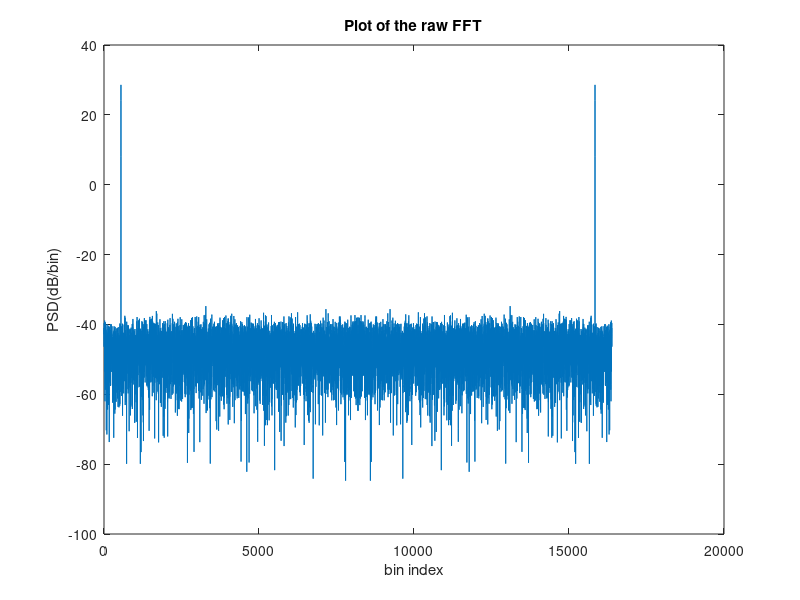
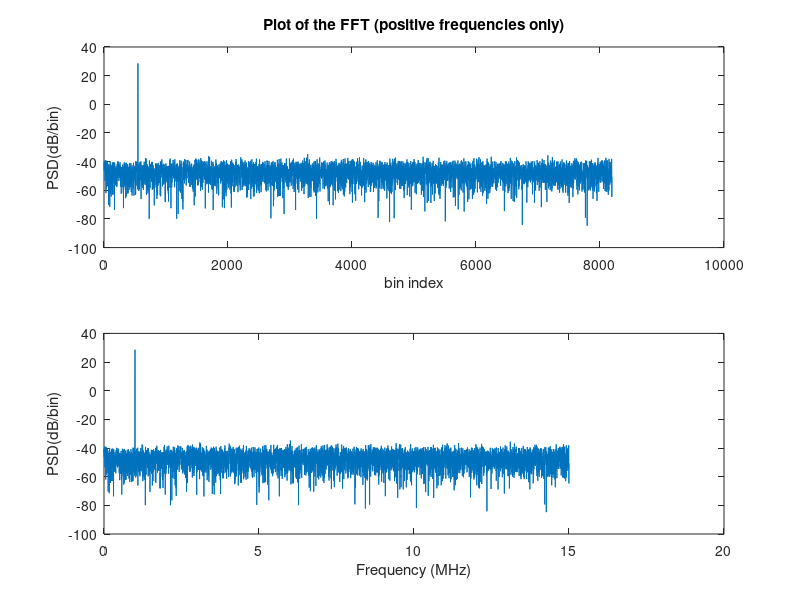

MATLAB code to generate these figures, in order:
clear;
close all;

Nsim    = 2^14;                         % Number of points of the simulation
Fs      = 30e6;                         % Sampling Frequency
Ts      = 1/Fs;                         % Sampling Period
t_sim   = 0:Ts:(Nsim-1)*Ts;             % Time Vector
t_sim   = reshape(t_sim,Nsim,1);        % Reshape Row vector to Column vector

fsig_or   = 1e6;                        % Input frequency (Hz)
sig_bin   = round(fsig_or/Fs*Nsim);     % Input bin of the signal frequency
fsig      = sig_bin*Fs/Nsim;            % re-adjusting in a signal bin

Amp   = 1;                              % Signal Amplitude
x     = Amp*sin(2*pi*fsig*t_sim);       % Input signal generation

sigma_noise   = 0.01;                   % Sigma of the noise (Ecart type)
x_noi         = x+sigma_noise*randn(size(t_sim));  % Adding noise to the signal
error         = x_noi - x;              % Calculating the error

PS_theo   = Amp.^2/2;                   % Theoretical Average Signal power
PN_theo   = sigma_noise.^2;             % Theoretical error or noise power
SNR_theo  = 10*log10(PS_theo/PN_theo);  % Theoretical SNR
disp(['The theoretical SNR is ', num2str(SNR_theo), ' dB'])

PS_time   = mean(x.^2);                 % Empirical time domain Signal power 
PN_time   = mean(error.^2);             % Empirical time domain error or noise power 
SNR_time  = 10*log10(PS_time/PN_time);  % Empirical time domain SNR 
disp(['The time domain SNR is ', num2str(SNR_time), ' dB'])

Nx_noi    = length(x_noi);
win       = blackman(Nx_noi,'periodic');   % Calculating the window
x_noiPSD  = abs(fft(x_noi(:).*win(:))).^2; % Calculating the PSD other windowed signal
x_noiPSD  = x_noiPSD/Nx_noi;               % Normalizing with respect to the length

figure()
plot(10*log10(x_noiPSD))
xlabel('bin index')
ylabel('PSD(dB/bin)') 
title('Plot of the raw FFT');

figure()
subplot(2,1,1)
plot(10*log10(x_noiPSD(1:Nsim/2)))
xlabel('bin index')
ylabel('PSD(dB/bin)') 
title('Plot of the FFT (positive frequencies only)');

subplot(2,1,2)
f_step  = Fs/Nsim;
f       = 0:f_step:(Nsim/2-1)*f_step;
plot(f/1e6,10*log10(x_noiPSD(1:Nsim/2)))
xlabel('Frequency (MHz)')
ylabel('PSD(dB/bin)') 


err_bin   = [1 , Nsim/2];   % beggining and end of the useful band (here, Nyquist band)
nintsig   = 2;              % Number of points around the useful signal to integrate
PS_freq   = sum(x_noiPSD(sig_bin+1-nintsig:sig_bin+1+nintsig)); % Empirical frequency domain Signal power 
PN_freq   = sum(x_noiPSD(1:Nsim/2))-PS_freq;                    % Empirical frequency domain Noise or error power
SNR_freq  = 10*log10(PS_freq/PN_freq);
disp(['The frequency domain SNR is ', num2str(SNR_freq), ' dB'])
